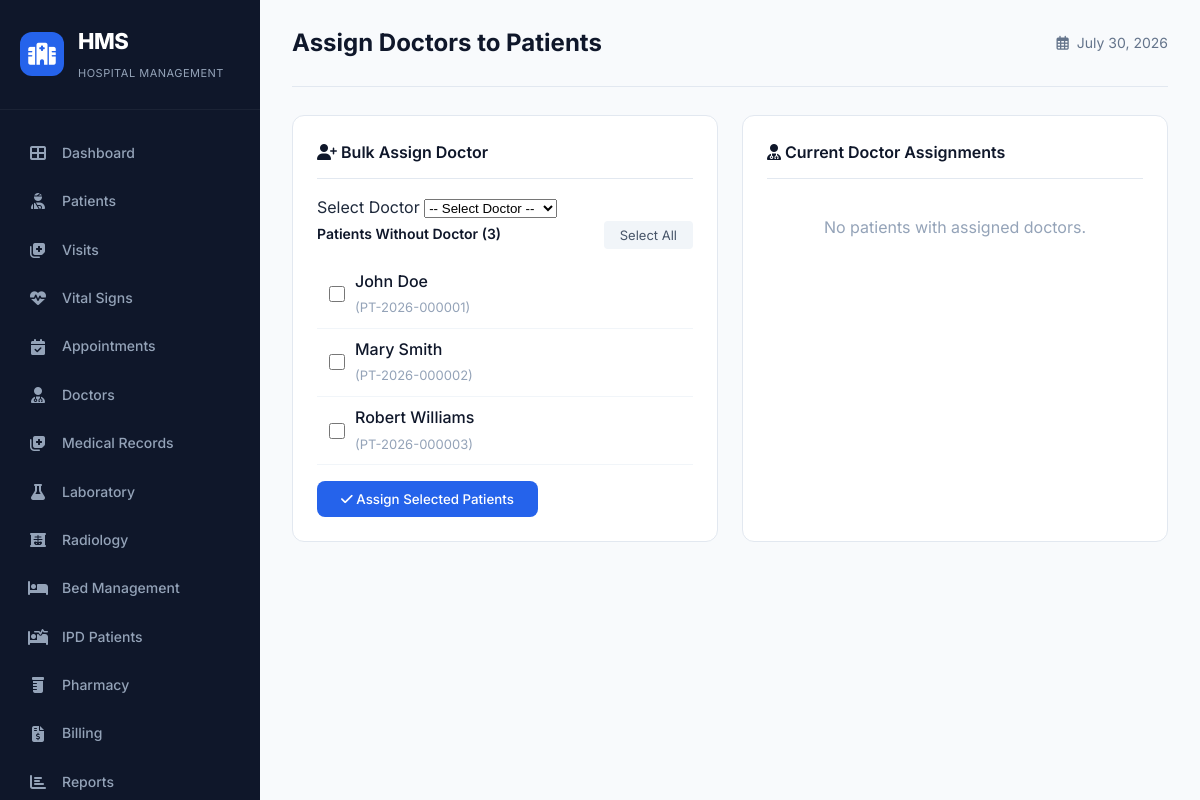
Page /assign_doctor.php (signed in) on the committed database.
### tables this page shows
CREATE TABLE `patients` (
  `patient_id` int(10) UNSIGNED NOT NULL,
  `patient_code` varchar(20) NOT NULL,
  `first_name` varchar(60) NOT NULL,
  `last_name` varchar(60) NOT NULL,
  `date_of_birth` date DEFAULT NULL,
  `gender_id` int(10) UNSIGNED DEFAULT NULL,
  `phone` varchar(20) DEFAULT NULL,
  `email` varchar(120) DEFAULT NULL,
  `address` varchar(255) DEFAULT NULL,
  `national_id` varchar(40) DEFAULT NULL,
  `blood_group` varchar(5) DEFAULT NULL,
  `emergency_contact_name` varchar(100) DEFAULT NULL,
  `emergency_contact_phone` varchar(20) DEFAULT NULL,
  `allergies` text DEFAULT NULL,
  `registered_at` datetime NOT NULL DEFAULT current_timestamp(),
  `is_active` tinyint(1) NOT NULL DEFAULT 1,
  `primary_doctor_id` int(10) UNSIGNED DEFAULT NULL
);

### assign_doctor.php (the view, shortened to what this page needs)
<?php
require_once 'config/database.php';
$patientsWithoutDoctor = $conn->query("
    SELECT p.*, g.name as gender_name
    FROM patients p
    LEFT JOIN lookup_genders g ON p.gender_id = g.gender_id
    WHERE p.is_active = 1 AND p.primary_doctor_id IS NULL
    ORDER BY p.last_name, p.first_name
")->fetch_all(MYSQLI_ASSOC);
$patientsWithDoctor = $conn->query("
    SELECT p.*, g.name as gender_name,
           CONCAT(d.first_name, ' ', d.last_name) as doctor_name,
           d.staff_id as doctor_id
    FROM patients p
    LEFT JOIN lookup_genders g ON p.gender_id = g.gender_id
    LEFT JOIN staff d ON p.primary_doctor_id = d.staff_id
    WHERE p.is_active = 1 AND p.primary_doctor_id IS NOT NULL
    ORDER BY d.last_name, p.last_name
")->fetch_all(MYSQLI_ASSOC);
?>
<!DOCTYPE html>
<html lang="en">
<head>
    <link rel="stylesheet" href="assets/css/style.css">
    <link rel="stylesheet" href="https://cdnjs.cloudflare.com/ajax/libs/font-awesome/6.4.0/css/all.min.css">
</head>
<body>
    <div class="dashboard-container">
        <?php include 'includes/sidebar.php'; ?>
        <main class="main-content">
            <header class="top-bar">
                <div class="top-bar-left">
                    <h1>Assign Doctors to Patients</h1>
                </div>
                <div class="top-bar-right">
                    <div class="date-display">
                        <i class="far fa-calendar-alt"></i>
                        <span><?php echo date('F j, Y'); ?></span>
                    </div>
                </div>
            </header>
            <div class="assign-container">
                <div class="assign-card">
                    <h3><i class="fas fa-user-plus"></i> Bulk Assign Doctor</h3>
                    <form method="POST" action="">
                        <div class="form-group">
                            <label for="doctor_id">Select Doctor</label>
                            <select id="doctor_id" name="doctor_id" required>
                                <option value="">-- Select Doctor --</option>
                            </select>
                        </div>
                        <div style="display: flex; justify-content: space-between; align-items: center; margin-bottom: 12px;">
                            <h4 style="font-size: 14px; font-weight: 600; color: #0f172a;">
                                Patients Without Doctor (<?php echo count($patientsWithoutDoctor); ?>)
                            </h4>
                            <button type="button" class="btn-select-all" onclick="toggleAllCheckboxes()">
                                Select All
                            </button>
                        </div>
                        <div class="patient-list">
                            <?php if (empty($patientsWithoutDoctor)): ?>
                                <p style="color: #94a3b8; text-align: center; padding: 20px;">
                                    <i class="fas fa-check-circle" style="color: #22c55e;"></i>
                                    All patients have doctors assigned!
                                </p>
                            <?php else: ?>
                                <?php foreach ($patientsWithoutDoctor as $patient): ?>
                                    <div class="patient-checkbox">
                                        <input type="checkbox" name="patient_ids[]" value="<?php echo $patient['patient_id']; ?>" class="patient-check">
                                        <div>
                                            <span class="patient-name"><?php echo htmlspecialchars($patient['first_name'] . ' ' . $patient['last_name']); ?></span>
                                            <span class="patient-code">(<?php echo htmlspecialchars($patient['patient_code']); ?>)</span>
                                        </div>
                                    </div>
                                <?php endforeach; ?>
                            <?php endif; ?>
                        </div>
                        <button type="submit" class="btn-assign-bulk" <?php echo empty($patientsWithoutDoctor) ? 'disabled' : ''; ?>>
                            <i class="fas fa-check"></i> Assign Selected Patients
                        </button>
                    </form>
                </div>
                <div class="assign-card">
                    <h3><i class="fas fa-user-md"></i> Current Doctor Assignments</h3>
                    <div class="patient-list">
                        <?php if (empty($patientsWithDoctor)): ?>
                            <p style="color: #94a3b8; text-align: center; padding: 20px;">
                                No patients with assigned doctors.
                            </p>
                        <?php endif; ?>
                    </div>
                </div>
            </div>
        </main>
    </div>
</body>
</html>

### assets/css/style.css (style rules this page uses)
:root { --primary: #2563eb; --primary-dark: #1d4ed8; --primary-light: #60a5fa; --secondary: #8b5cf6; --success: #22c55e; --warning: #f59e0b; --danger: #ef4444; --info: #3b82f6; --gray-50: #f8fafc; --gray-100: #f1f5f9; --gray-200: #e2e8f0; --gray-300: #cbd5e1; --gray-400: #94a3b8; --gray-500: #64748b; --gray-600: #475569; --gray-700: #334155; --gray-800: #1e293b; --gray-900: #0f172a; --sidebar-width: 260px; --topbar-height: 70px; --shadow-sm: 0 1px 2px 0 rgb(0 0 0 / 0.05); --shadow: 0 1px 3px 0 rgb(0 0 0 / 0.1), 0 1px 2px -1px rgb(0 0 0 / 0.1); --shadow-md: 0 4px 6px -1px rgb(0 0 0 / 0.1), 0 2px 4px -2px rgb(0 0 0 / 0.1); --shadow-lg: 0 10px 15px -3px rgb(0 0 0 / 0.1), 0 4px 6px -4px rgb(0 0 0 / 0.1); --shadow-xl: 0 20px 25px -5px rgb(0 0 0 / 0.1), 0 8px 10px -6px rgb(0 0 0 / 0.1); --radius: 12px; --radius-sm: 8px; --radius-full: 9999px; --transition: all 0.3s cubic-bezier(0.4, 0, 0.2, 1); }
* { margin: 0; padding: 0; box-sizing: border-box; }
body { font-family: 'Inter', -apple-system, BlinkMacSystemFont, sans-serif; background: var(--gray-50); color: var(--gray-800); line-height: 1.6; overflow-x: hidden; }
.main-content { margin-left: var(--sidebar-width); padding: 24px 32px; min-height: 100vh; }
.top-bar { display: flex; justify-content: space-between; align-items: center; padding-bottom: 24px; border-bottom: 1px solid var(--gray-200); margin-bottom: 28px; }
.top-bar-left { display: flex; align-items: center; gap: 16px; }
.top-bar-left h1 { font-size: 24px; font-weight: 700; color: var(--gray-900); }
.top-bar-right { display: flex; align-items: center; gap: 20px; }
.date-display { display: flex; align-items: center; gap: 8px; color: var(--gray-500); font-size: 14px; }
.patient-name { font-weight: 500; display: block; color: var(--gray-900); }

### assign_doctor.php (style rules this page uses)
.assign-container { display: grid; grid-template-columns: 1fr 1fr; gap: 24px; }
.assign-card { background: #fff; border-radius: 12px; border: 1px solid #e2e8f0; padding: 24px; }
.assign-card h3 { font-size: 16px; font-weight: 600; color: #0f172a; margin-bottom: 16px; padding-bottom: 12px; border-bottom: 1px solid #e2e8f0; }
.patient-checkbox { display: flex; align-items: center; gap: 10px; padding: 8px 12px; border-bottom: 1px solid #f1f5f9; }
.patient-checkbox input[type="checkbox"] { width: 16px; height: 16px; accent-color: #2563eb; }
.patient-checkbox .patient-name { font-weight: 500; }
.patient-checkbox .patient-code { color: #94a3b8; font-size: 13px; }
.patient-list { max-height: 400px; overflow-y: auto; }
.btn-assign-bulk { padding: 10px 24px; background: #2563eb; color: #fff; border: none; border-radius: 8px; cursor: pointer; font-family: inherit; font-weight: 500; margin-top: 16px; }
.btn-select-all { padding: 6px 16px; background: #f1f5f9; color: #475569; border: none; border-radius: 4px; cursor: pointer; font-family: inherit; font-size: 13px; }

### rows in the picture
patients: first_name+last_name "John Doe", patient_code "PT-2026-000001"
patients: first_name+last_name "Mary Smith", patient_code "PT-2026-000002"
patients: first_name+last_name "Robert Williams", patient_code "PT-2026-000003"

### other values in the picture
count($patientsWithoutDoctor) "3"
